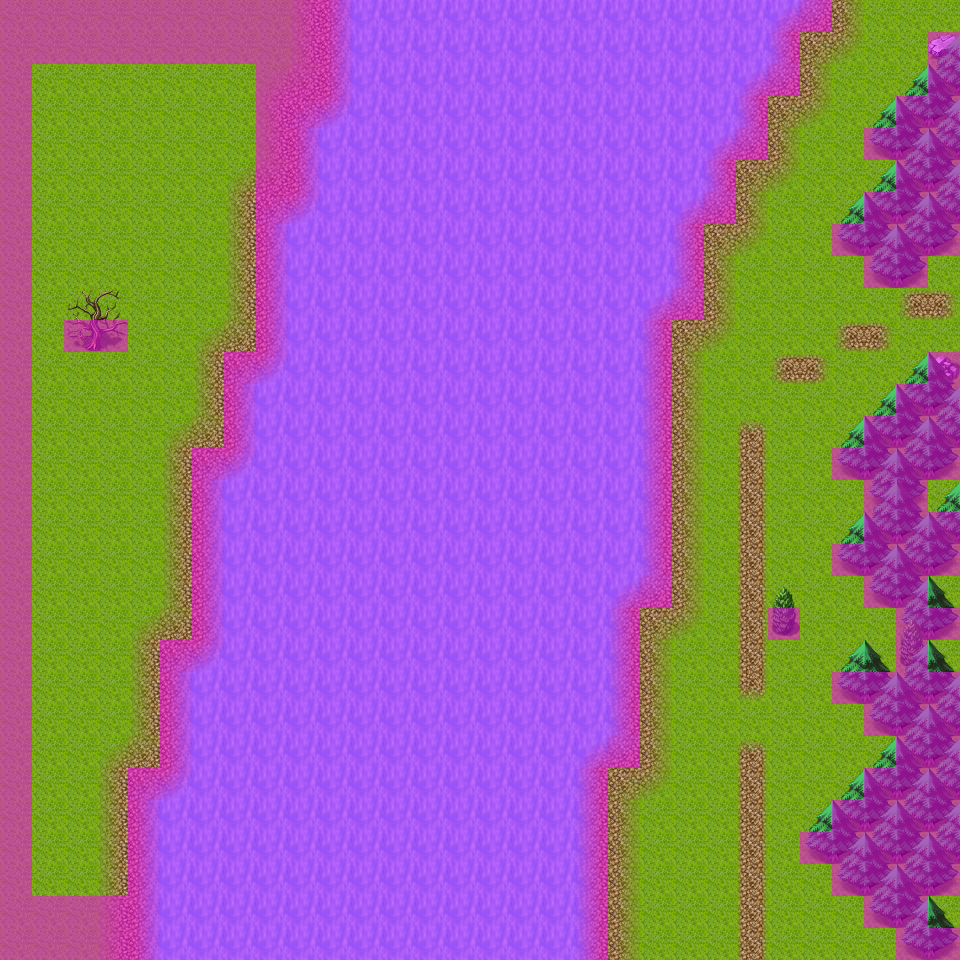

A 2D game scene composited from a Tiled map and its tileset images. What follows is a short description and the map's XML, with each tile layer's data collapsed to a summary:
An orthogonal 30x30 tile map with 32x32 px tiles, 4 tile layers (Ground, Objects, Above, Walkable), 40 tilesets and 6 objects (3x mapchange, 3x spawn).

<map version="1.0" orientation="orthogonal" width="30" height="30" tilewidth="32" tileheight="32">
 <properties>
  <property name="outdoors" value="1" />
 </properties>
 <tileset firstgid="1" name="map_bed_1" tilewidth="32" tileheight="32">
  <image source="../drawable/map_bed_1.png" width="512" height="256" />
 </tileset>
 <tileset firstgid="129" name="map_border_1" tilewidth="32" tileheight="32">
  <image source="../drawable/map_border_1.png" width="512" height="256" />
 </tileset>
 <tileset firstgid="257" name="map_bridge_1" tilewidth="32" tileheight="32">
  <image source="../drawable/map_bridge_1.png" width="512" height="256" />
 </tileset>
 <tileset firstgid="385" name="map_broken_1" tilewidth="32" tileheight="32">
  <image source="../drawable/map_broken_1.png" width="512" height="256" />
 </tileset>
 <tileset firstgid="513" name="map_cavewall_1" tilewidth="32" tileheight="32">
  <image source="../drawable/map_cavewall_1.png" width="576" height="192" />
 </tileset>
 <tileset firstgid="621" name="map_cavewall_2" tilewidth="32" tileheight="32">
  <image source="../drawable/map_cavewall_2.png" width="576" height="192" />
 </tileset>
 <tileset firstgid="729" name="map_cavewall_3" tilewidth="32" tileheight="32">
  <image source="../drawable/map_cavewall_3.png" width="576" height="192" />
 </tileset>
 <tileset firstgid="837" name="map_chair_table_1" tilewidth="32" tileheight="32">
  <image source="../drawable/map_chair_table_1.png" width="512" height="256" />
 </tileset>
 <tileset firstgid="965" name="map_crate_1" tilewidth="32" tileheight="32">
  <image source="../drawable/map_crate_1.png" width="512" height="256" />
 </tileset>
 <tileset firstgid="1093" name="map_cupboard_1" tilewidth="32" tileheight="32">
  <image source="../drawable/map_cupboard_1.png" width="512" height="256" />
 </tileset>
 <tileset firstgid="1221" name="map_curtain_1" tilewidth="32" tileheight="32">
  <image source="../drawable/map_curtain_1.png" width="512" height="256" />
 </tileset>
 <tileset firstgid="1349" name="map_entrance_1" tilewidth="32" tileheight="32">
  <image source="../drawable/map_entrance_1.png" width="512" height="256" />
 </tileset>
 <tileset firstgid="1477" name="map_fence_1" tilewidth="32" tileheight="32">
  <image source="../drawable/map_fence_1.png" width="512" height="256" />
 </tileset>
 <tileset firstgid="1605" name="map_fence_2" tilewidth="32" tileheight="32">
  <image source="../drawable/map_fence_2.png" width="512" height="256" />
 </tileset>
 <tileset firstgid="1733" name="map_ground_1" tilewidth="32" tileheight="32">
  <image source="../drawable/map_ground_1.png" width="512" height="256" />
 </tileset>
 <tileset firstgid="1861" name="map_ground_2" tilewidth="32" tileheight="32">
  <image source="../drawable/map_ground_2.png" width="512" height="256" />
 </tileset>
 <tileset firstgid="1989" name="map_ground_3" tilewidth="32" tileheight="32">
  <image source="../drawable/map_ground_3.png" width="512" height="256" />
 </tileset>
 <tileset firstgid="2117" name="map_ground_4" tilewidth="32" tileheight="32">
  <image source="../drawable/map_ground_4.png" width="512" height="256" />
 </tileset>
 <tileset firstgid="2245" name="map_ground_5" tilewidth="32" tileheight="32">
  <image source="../drawable/map_ground_5.png" width="512" height="256" />
 </tileset>
 <tileset firstgid="2373" name="map_ground_6" tilewidth="32" tileheight="32">
  <image source="../drawable/map_ground_6.png" width="512" height="256" />
 </tileset>
 <tileset firstgid="2501" name="map_ground_7" tilewidth="32" tileheight="32">
  <image source="../drawable/map_ground_7.png" width="512" height="256" />
 </tileset>
 <tileset firstgid="2629" name="map_ground_8" tilewidth="32" tileheight="32">
  <image source="../drawable/map_ground_8.png" width="512" height="256" />
 </tileset>
 <tileset firstgid="2757" name="map_indoor_1" tilewidth="32" tileheight="32">
  <image source="../drawable/map_indoor_1.png" width="512" height="256" />
 </tileset>
 <tileset firstgid="2885" name="map_kitchen_1" tilewidth="32" tileheight="32">
  <image source="../drawable/map_kitchen_1.png" width="512" height="256" />
 </tileset>
 <tileset firstgid="3013" name="map_outdoor_1" tilewidth="32" tileheight="32">
  <image source="../drawable/map_outdoor_1.png" width="512" height="256" />
 </tileset>
 <tileset firstgid="3141" name="map_pillar_1" tilewidth="32" tileheight="32">
  <image source="../drawable/map_pillar_1.png" width="512" height="256" />
 </tileset>
 <tileset firstgid="3269" name="map_plant_1" tilewidth="32" tileheight="32">
  <image source="../drawable/map_plant_1.png" width="512" height="256" />
 </tileset>
 <tileset firstgid="3397" name="map_rock_1" tilewidth="32" tileheight="32">
  <image source="../drawable/map_rock_1.png" width="512" height="256" />
 </tileset>
 <tileset firstgid="3525" name="map_roof_1" tilewidth="32" tileheight="32">
  <image source="../drawable/map_roof_1.png" width="512" height="256" />
 </tileset>
 <tileset firstgid="3653" name="map_roof_2" tilewidth="32" tileheight="32">
  <image source="../drawable/map_roof_2.png" width="512" height="256" />
 </tileset>
 <tileset firstgid="3781" name="map_shop_1" tilewidth="32" tileheight="32">
  <image source="../drawable/map_shop_1.png" width="512" height="256" />
 </tileset>
 <tileset firstgid="3909" name="map_sign_ladder_1" tilewidth="32" tileheight="32">
  <image source="../drawable/map_sign_ladder_1.png" width="512" height="256" />
 </tileset>
 <tileset firstgid="4037" name="map_table_1" tilewidth="32" tileheight="32">
  <image source="../drawable/map_table_1.png" width="512" height="256" />
 </tileset>
 <tileset firstgid="4165" name="map_trail_1" tilewidth="32" tileheight="32">
  <image source="../drawable/map_trail_1.png" width="512" height="256" />
 </tileset>
 <tileset firstgid="4293" name="map_tree_1" tilewidth="32" tileheight="32">
  <image source="../drawable/map_tree_1.png" width="512" height="256" />
 </tileset>
 <tileset firstgid="4421" name="map_wall_1" tilewidth="32" tileheight="32">
  <image source="../drawable/map_wall_1.png" width="512" height="256" />
 </tileset>
 <tileset firstgid="4549" name="map_wall_2" tilewidth="32" tileheight="32">
  <image source="../drawable/map_wall_2.png" width="480" height="256" />
 </tileset>
 <tileset firstgid="4669" name="map_wall_3" tilewidth="32" tileheight="32">
  <image source="../drawable/map_wall_3.png" width="480" height="256" />
 </tileset>
 <tileset firstgid="4789" name="map_window_1" tilewidth="32" tileheight="32">
  <image source="../drawable/map_window_1.png" width="512" height="256" />
 </tileset>
 <tileset firstgid="4917" name="map_window_2" tilewidth="32" tileheight="32">
  <image source="../drawable/map_window_2.png" width="512" height="256" />
 </tileset>
 <layer name="Ground" width="30" height="30">
  <data>[900 cells, 900 non-empty, 2 distinct tile ids]</data>
 </layer>
 <layer name="Objects" width="30" height="30">
  <data>[900 cells, 243 non-empty, 21 distinct tile ids]</data>
 </layer>
 <layer name="Above" width="30" height="30">
  <data>[900 cells, 27 non-empty, 5 distinct tile ids]</data>
 </layer>
 <layer name="Walkable" width="30" height="30">
  <data>[900 cells, 574 non-empty, 1 distinct tile ids]</data>
 </layer>
 <objectgroup name="Mapevents" width="30" height="30">
  <object name="north" type="mapchange" x="832" y="0" width="128" height="32">
   <properties>
    <property name="map" value="westriver5" />
    <property name="place" value="south" />
   </properties>
  </object>
  <object name="east" type="mapchange" x="928" y="256" width="32" height="96">
   <properties>
    <property name="map" value="wild17" />
    <property name="place" value="west" />
   </properties>
  </object>
  </objectgroup>
 <objectgroup name="Spawn" width="30" height="30">
  <!-- 3 objects omitted --></objectgroup>
 <objectgroup name="Keys" width="30" height="30" />
</map>
<!-- 4 of 6 objects omitted -->
